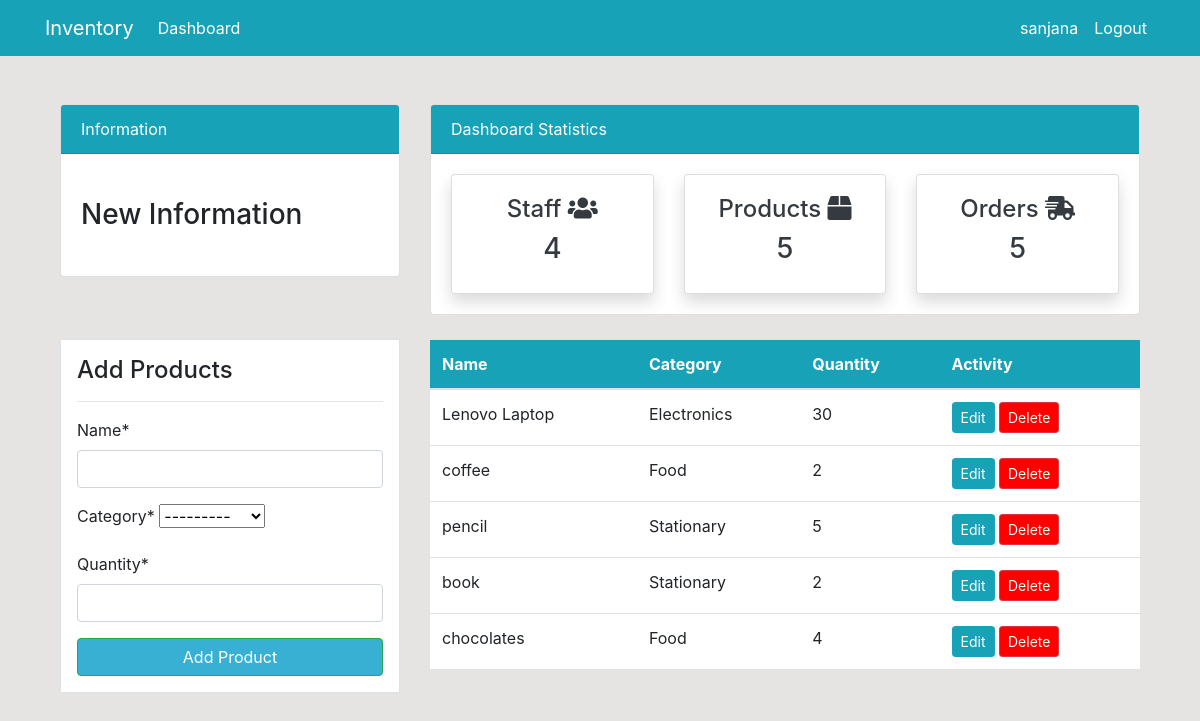
/product/ (signed in), run on the app's committed database.
### app/models.py (models this page shows, shortened)
class Product(models.Model):
    name = models.CharField(max_length=100, null=True)
    category = models.CharField(max_length=20, choices=CATEGORY, null=True)
    quantity = models.PositiveIntegerField(null=True)

### app/views.py (the view)
# urls.py: path('product/', views.product, name='app-product'),
@login_required(login_url='user-login')
def product(request):
    items = Product.objects.all()
    workers_count = User.objects.all().count()
    orders_count = Order.objects.all().count()
    product_count = items.count()
    if request.method == 'POST':
        form = ProductForm(request.POST)
        if form.is_valid():
            form.save()
            product_name = form.cleaned_data.get('name')
            messages.success(request, f'{product_name} has been added')
            return redirect('app-product')
    else:
        form = ProductForm()
    context = {
        'items':items,
        'product_count': product_count,
        'workers_count': workers_count,
        'orders_count': orders_count,
        'form':form
    }
    return render(request, 'app/product.html', context)

### app/forms.py
class ProductForm(forms.ModelForm):
    class Meta:
        model = Product
        fields = ['name','category','quantity']

### templates/app/product.html (shortened to what this page needs)
{% extends 'partials/base.html' %}
{% block content %}
{% include 'partials/topside.html' %}
{% load crispy_forms_tags %}
<div class="container">
    <div class="row my-4">
        <div class="col-md-4">
            <div class="border bg-white p-3">
                <h4>Add Products</h4>
                <hr>
                <form method="POST">
                    {{form|crispy}}
                    <input class="btn btn-success btn-block" style="background-color: rgba(17,161,204,0.84)" type="submit" value="Add Product">
                </form>
            </div>
        </div>
        <div class="col-md-8">
            <table class="table bg-white">
                <thead class="bg-info">
                    <tr class="text-white">
                        <th scope="col">Name</th>
                        <th scope="col">Category</th>
                        <th scope="col">Quantity</th>
                        <th scope="col">Activity</th>
                    </tr>
                </thead>
                <tbody>
                    {% for item in items %}
                    <tr>
                        <td>{{item.name}}</td>
                        <td>{{item.category}}</td>
                        <td>{{item.quantity}}</td>
                        <td>
                            <a class="btn btn-info btn-sm" href="{% url 'app-product-update' item.id %}">Edit</a>
                            <a class="btn btn-danger btn-sm" style="background-color: red" href="{% url 'app-product-delete' item.id %}">Delete</a>
                        </td>
                   </tr>
                   {% endfor %}
                </tbody>
            </table>
        </div>
    </div>
</div>
{% endblock %}

### templates/partials/nav.html (shortened to what this page needs)
<nav class="navbar navbar-expand-lg navbar-info bg-info">
    {% if user.is_authenticated %}
    <div class="container">
        <a class="navbar-brand text-white" href="app/index.html">Inventory</a>
        <div class="collapse navbar-collapse" id="navbarSupportedContent">
            <ul class="navbar-nav mr-auto">
                <li class="nav-item active">
                    <a class="nav-link text-white" href="{% url 'app-index' %}">Dashboard </a>
                </li>
            </ul>
            <ul class="navbar-nav ml-auto">
                <li class="nav-item active">
                    <a class="nav-link text-white" href="{% url 'user-profile' %}">{{user.username}} </a>
                </li>
                <li class="nav-item">
                    <a class="nav-link text-white" href="#" onclick="event.preventDefault(); document.getElementById('logout-form').submit();">Logout</a>
                </li>
            </ul>
    {% endif %}
</nav>

### static/style.css (style rules this page uses)
body { background-color: rgb(230, 227, 227); }

### data on the page
Product: name "Lenovo Laptop", category "Electronics", quantity "30"
Product: name "coffee", category "Food", quantity "2"
Product: name "pencil", category "Stationary", quantity "5"
Product: name "book", category "Stationary", quantity "2"
Product: name "chocolates", category "Food", quantity "4"

### other printed values
{{ user.username }} "sanjana"
{{ workers_count }} "4"
{{ product_count }} "5"
{{ orders_count }} "5"
